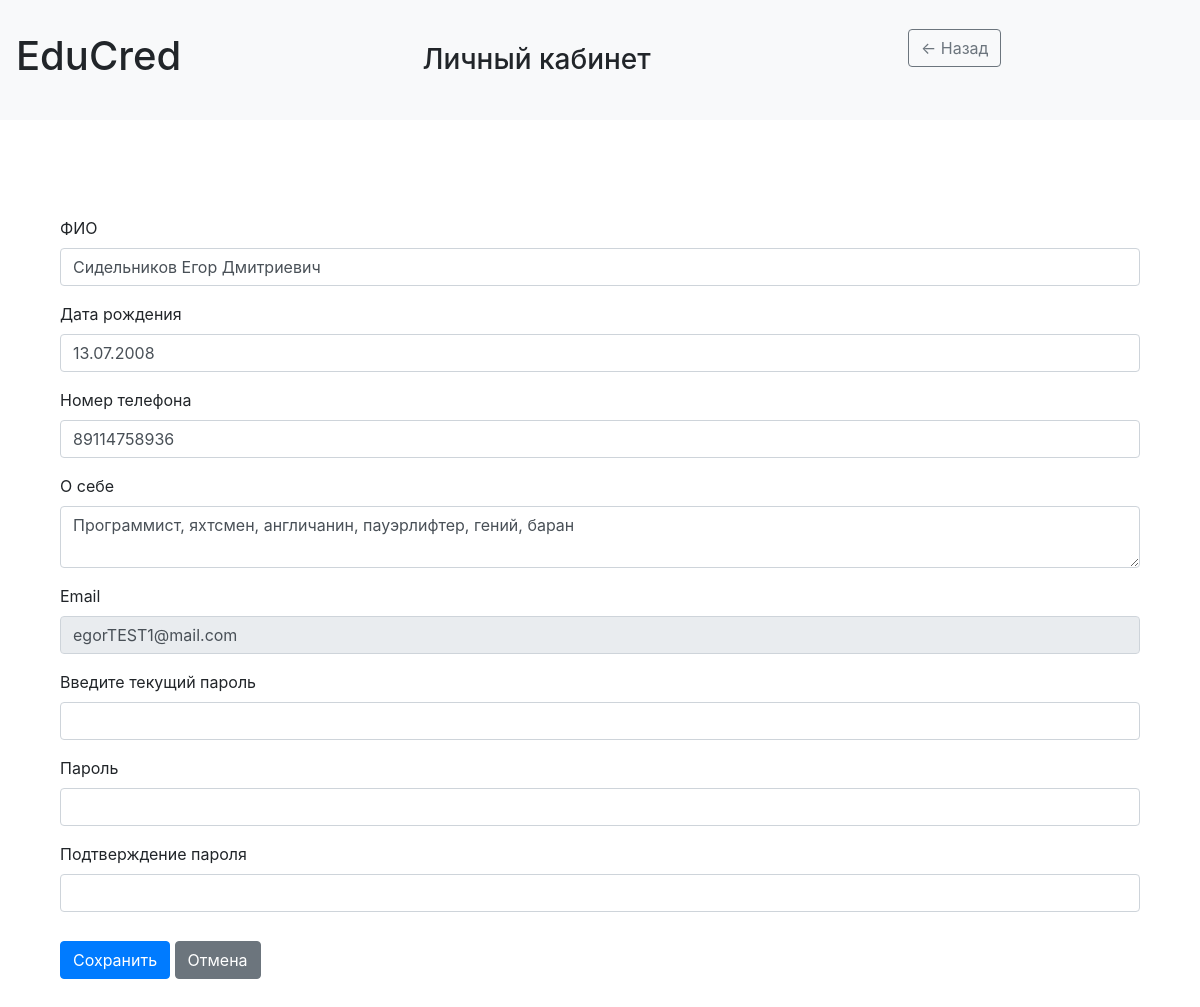
The page /profile (signed in) on the database as committed earlier.
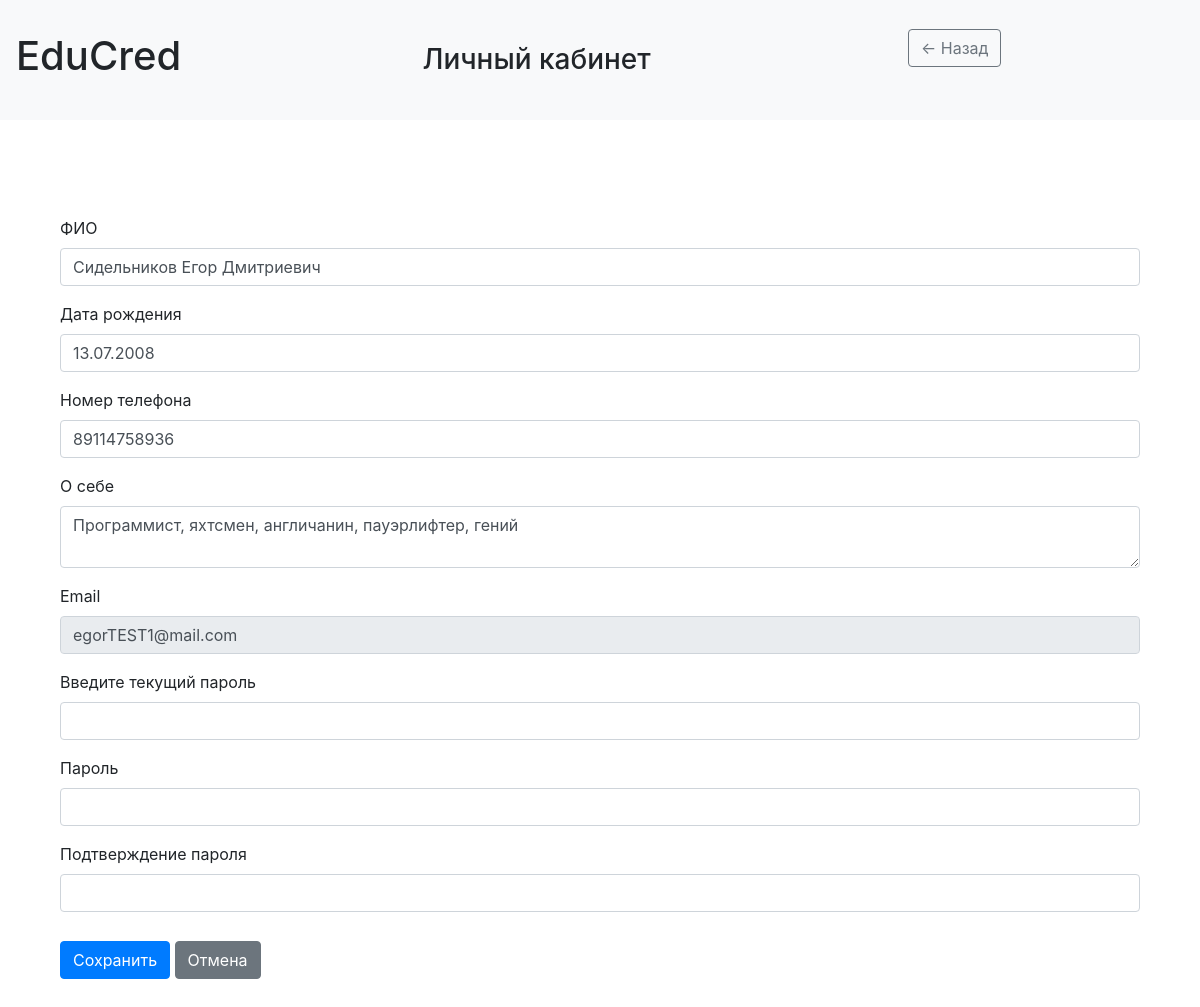
The same page on the database as committed later.
### data/Students.py (models this page shows)
class Student(SqlAlchemyBase, UserMixin, SerializerMixin):
    __tablename__ = "students"
    id = sqlalchemy.Column(sqlalchemy.Integer, primary_key=True, autoincrement=True)
    user_id = sqlalchemy.Column(sqlalchemy.Integer, sqlalchemy.ForeignKey("users.id"), nullable=False)
    student_nsp = sqlalchemy.Column(sqlalchemy.String, nullable=False)
    born = sqlalchemy.Column(sqlalchemy.DateTime, nullable=False)
    phone_num = sqlalchemy.Column(sqlalchemy.String, nullable=False)
    about = sqlalchemy.Column(sqlalchemy.String, nullable=True)
    employer_id = sqlalchemy.Column(sqlalchemy.String, nullable=True)
    user = orm.relationship("User", back_populates="student")
    achievements = orm.relationship("Achievement", back_populates="student")

### data/Users.py (models this page shows, shortened)
class User(SqlAlchemyBase, UserMixin, SerializerMixin):
    __tablename__ = "users"
    id = sqlalchemy.Column(sqlalchemy.Integer, primary_key=True, autoincrement=True)
    email = sqlalchemy.Column(sqlalchemy.String, index=True, unique=True, nullable=True)
    hashed_password = sqlalchemy.Column(sqlalchemy.String, nullable=True)
    role = sqlalchemy.Column(sqlalchemy.String, nullable=True)
    university = orm.relationship("University", back_populates="user", uselist=False)
    employer = orm.relationship("Employer", back_populates="user", uselist=False)
    student = orm.relationship("Student", back_populates="user", uselist=False)

### server.py (the view, shortened to what this page needs)
@app.route('/profile', methods=['GET', 'POST'])
@login_required
def profile():
    db_sess = db_session.create_session()
    user = db_sess.query(User).get(current_user.id)
    born = ''
    if user.role == 'student':
        profile = db_sess.query(Student).filter_by(user_id=user.id).first()
        born = profile.born.strftime('%d.%m.%Y')
        form = StudentProfileForm(obj=profile)
    elif user.role == 'employer':
        profile = db_sess.query(Employer).filter_by(user_id=user.id).first()
        form = EmployerProfileForm(obj=profile)
    form.email.data = user.email
    return render_template('profile.html', form=form, role=user.role, title='Личный кабинет', user=user,
                           style=url_for('static', filename='css/style.css'), born=born)

### data/ProfileForms.py
class StudentProfileForm(FlaskForm):
    student_nsp = StringField('ФИО', validators=[DataRequired(message="Укажите ФИО")])
    born = DateField(
        'Дата рождения',
        format='%d.%m.%Y',
        validators=[Optional()]
    )
    phone_num = TelField('Номер телефона', validators=[DataRequired(message="Укажите номер телефона")])
    about = TextAreaField('О себе', validators=[Optional()])
    email = StringField(
        'Email',
        render_kw={'readonly': True, 'class': 'form-control-plaintext'},
        validators=[Email(message="Неверный формат почты")]
    )
    current_password = PasswordField("Введите текущий пароль", validators=[DataRequired()])
    new_password = PasswordField('Пароль', validators=[Optional(), Length(min=6)])
    new_password_confirm = PasswordField('Подтверждение пароля', validators=[
        EqualTo('new_password', message="Пароли не совпадают")
    ]
                            )
    submit = SubmitField('Сохранить')

### data/db_session.py (called while the page is built)
def create_session() -> Session:
    global __factory
    return __factory()

### server.py (called while the page is built)
@login_manager.user_loader
def load_user(user_id):
    db_sess = db_session.create_session()
    return db_sess.query(User).get(user_id)

### templates/profile.html (shortened to what this page needs)
<html lang="ru">
<head>
    <link rel="stylesheet" type="text/css" href="{{ style }}"/>
    <link
            rel="stylesheet"
            href="https://stackpath.bootstrapcdn.com/bootstrap/4.4.1/css/bootstrap.min.css"
    >
</head>
<body>
<header>
    <nav class="navbar navbar-light bg-light">
        <h1>EduCred</h1>
        <h3 class="mb-0">Личный кабинет</h3>
        <aside class="col-3 bg-light border-end p-3 d-flex flex-column">
            <div class="d-flex align-items-center mb-4">
                <a href="{{ url_for('workspace') }}" class="btn btn-outline-secondary me-3">← Назад</a>
            </div>
        </aside>
    </nav>
</header>
<div class="container py-5">
    <div class="container py-5">
        <form method="POST">
            <div>
                {% for field in form if field.name != 'csrf_token' and field.name != 'submit' %}
                <div class="mb-3">
                    {{ field.label(class_="form-label") }}
                    {% if field.name != 'born' %}
                    {{ field(class_="form-control") }}
                    {% else %}
                    <input class="form-control" id="born" name="born" required type="text"
                           value="{{ born }}">
                    {% endif %}
                </div>
                {% endfor %}
            </div>
            <div class="mt-4">
                {{ form.submit(class_="btn btn-primary") }}
                <a href="{{ url_for('profile') }}" class="btn btn-secondary ms-2">Отмена</a>
            </div>
        </form>
    </div>
</div>
</body>
</html>

### static/css/style.css (style rules this page uses)
.btn { display: inline-block; padding: 6px 12px; margin: 5px 0; font-size: 16px; font-weight: bold; background-color: #4CAF50; color: white; border: none; text-decoration: none; cursor: pointer; border-radius: 4px; }
.container { max-width: 900px; margin: 0 auto; padding: 20px; }
.d-flex { display: flex; }

Rows that differ between the two databases and show on the page:
changed Student "Сидельников Егор Дмитриевич": about "Программист, яхтсмен, англичанин, пауэрлифтер, гений, баран" → "Программист, яхтсмен, англичанин, пауэрлифтер, гений"
